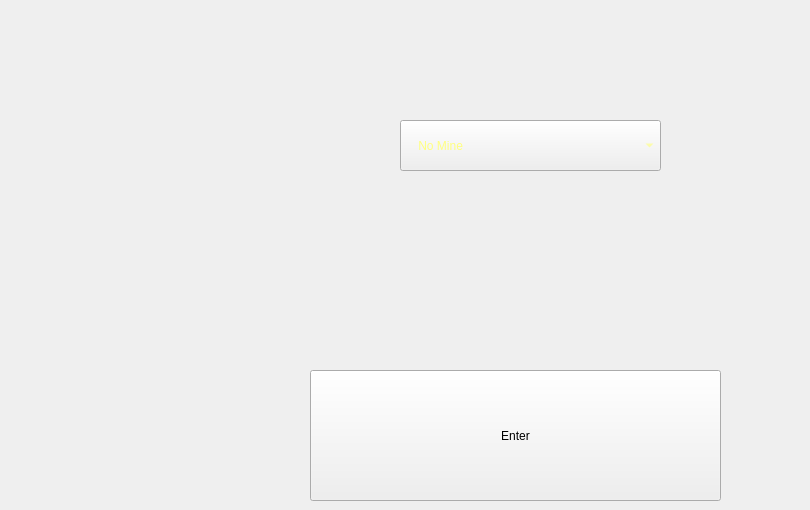
        <widget class="QWidget" name="p1_mineEntry">
         <widget class="QComboBox" name="cbox_mines">
          <property name="geometry">
           <rect>
            <x>400</x>
            <y>120</y>
            <width>261</width>
            <height>51</height>
           </rect>
          </property>
          <property name="styleSheet">
           <string notr="true">font: 25pt &quot;Algerian&quot;;
border-image: url(:/Images/Images/Void.png);
color: rgb(255, 255, 127);
</string>
          </property>
          <property name="insertPolicy">
           <enum>QComboBox::InsertPolicy::InsertAtBottom</enum>
          </property>
          <item>
           <property name="text">
            <string>    No Mine</string>
           </property>
          </item>
         </widget>
         <widget class="QLabel" name="lbl_minePic">
          <property name="geometry">
           <rect>
            <x>250</x>
            <y>60</y>
            <width>551</width>
            <height>171</height>
           </rect>
          </property>
          <property name="styleSheet">
           <string notr="true">border-image: url(:/Images/Images/Background/Header Background.png);</string>
          </property>
          <property name="text">
           <string/>
          </property>
         </widget>
         <widget class="QPushButton" name="btn_Enter">
          <property name="geometry">
           <rect>
            <x>310</x>
            <y>370</y>
            <width>411</width>
            <height>131</height>
           </rect>
          </property>
          <property name="styleSheet">
           <string notr="true">QPushButton:!hover{
	color: rgb(0, 0, 0);
	font: 25pt &quot;Algerian&quot;;
	border-image: url(:/Images/Images/Button/button 1.png);
}
QPushButton:hover{
	border-image: url(:/Images/Images/Button/button 1_2.png);
}</string>
          </property>
          <property name="text">
           <string>Enter</string>
          </property>
         </widget>
         <widget class="QSpinBox" name="nb_lastIndex">
          <property name="geometry">
           <rect>
            <x>490</x>
            <y>420</y>
            <width>48</width>
            <height>29</height>
           </rect>
          </property>
         </widget>
         <zorder>nb_lastIndex</zorder>
         <zorder>lbl_minePic</zorder>
         <zorder>cbox_mines</zorder>
         <zorder>btn_Enter</zorder>
        </widget>
